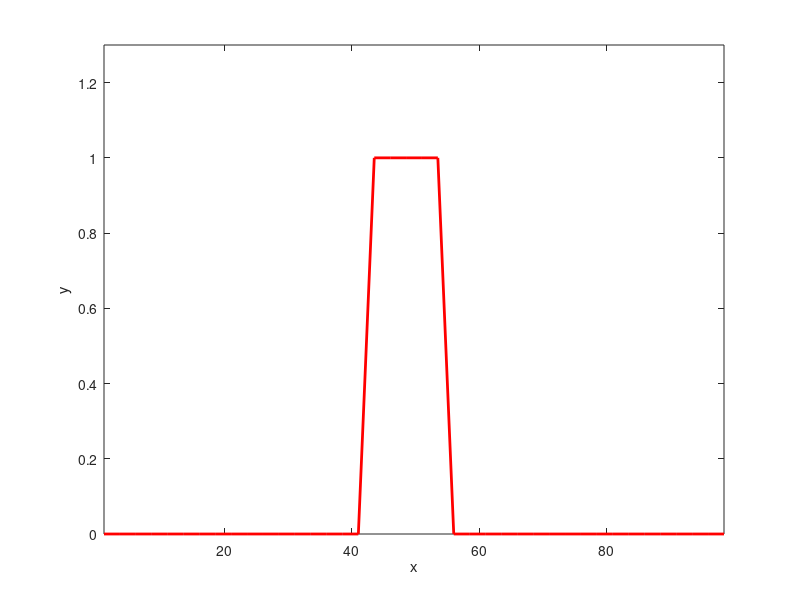

Write MATLAB code to recreate this figure. (Note: this script raises an error after producing the figure.)
%Advection
%@Author: Benjamin C. 

close all
clc
clearvars
%% Inital conditions
dx=2.5;%2.5 1 0.5
x=1:dx:dx*round(100/dx);
y_ini=zeros(size(x));
y_ini(round(numel(x)/2)-(5/dx):round(numel(x)/2)+(5/dx))=1;
y=y_ini;

%% Plot ini
f1=figure('color','white');
plot(x,y,'r','linewidth',2)
xlabel('x'); 
ylabel('y');
xlim([1 max(x)]);
ylim([0 max(y)*1.3])

%% Velocity
c=1;
c_lin=ones(size(x)).*c;

%...

for t=1:steps    
    if c>0
        %Calculate dy (i=2:end)
        %...
        %Update y
        %...
        %BC: periodic 
        %...
    else
        %Calculate dy (i=1:end-1)
        %...
        %Update y
        %...
        %BC: periodic
        %...
    end    
    
    %% Plot 
    figure(f1);
    clf
    plot(x,y_ini,'r','linewidth',2)
    hold on
    plot(x,y,'k','linewidth',2)
    xlabel('x');
    ylabel('y');
    xlim([1 max(x)]);
    ylim([0 max(y_ini)*1.3])
    
    pause(0.0001)
    
end